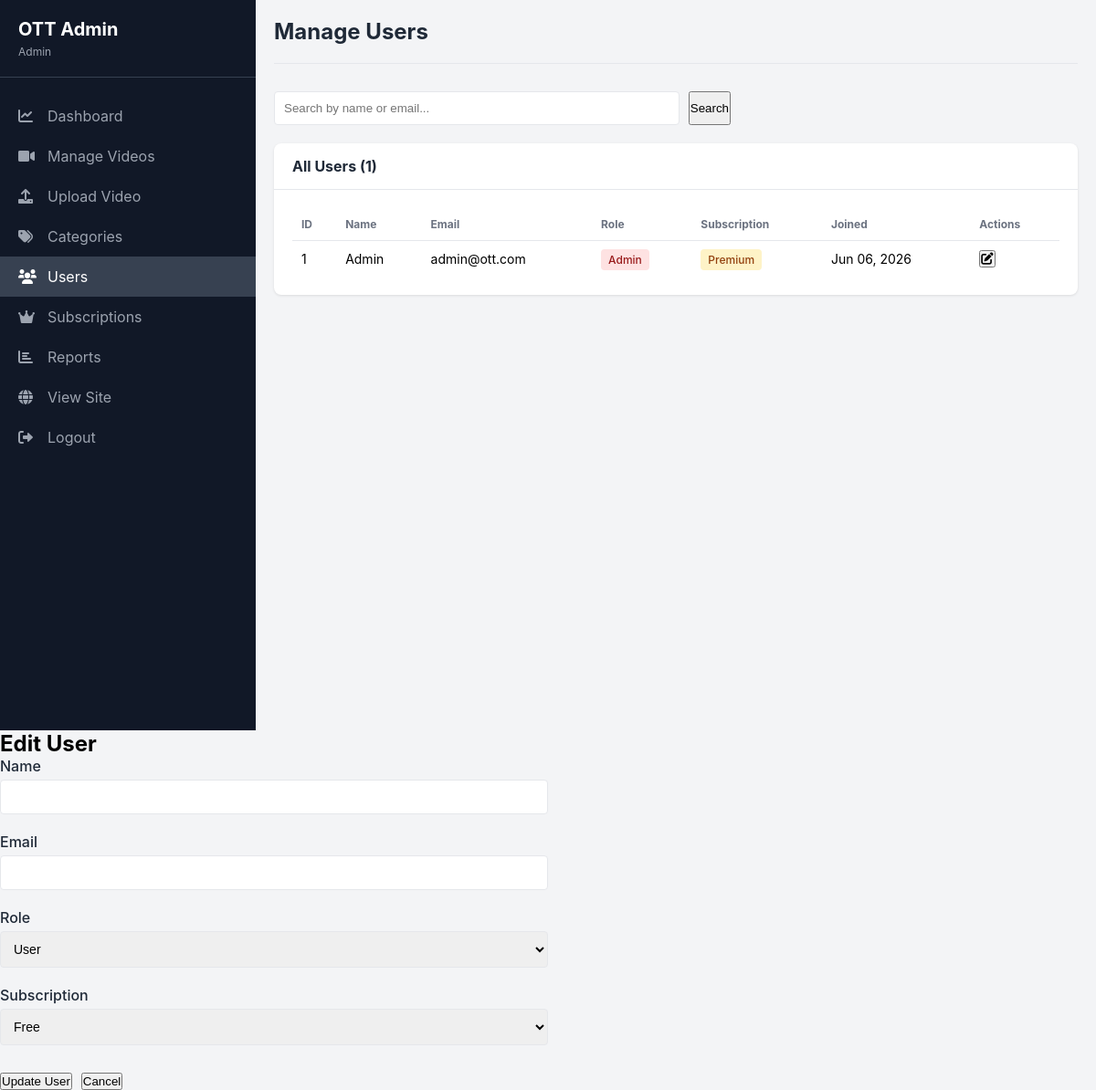
The page /admin/manage-users.php (signed in) on the database its author committed.
### tables this page shows
CREATE TABLE users (
    id INT PRIMARY KEY AUTO_INCREMENT,
    name VARCHAR(100) NOT NULL,
    email VARCHAR(100) UNIQUE NOT NULL,
    password VARCHAR(255) NOT NULL,
    avatar VARCHAR(255) NULL,
    role ENUM('user', 'admin') DEFAULT 'user',
    subscription_status ENUM('free', 'basic', 'premium') DEFAULT 'free',
    subscription_expiry DATE NULL,
    created_at TIMESTAMP DEFAULT CURRENT_TIMESTAMP
);

### admin/manage-users.php (the view, shortened to what this page needs)
<?php
require_once '../includes/functions.php';
$page = $_GET['page'] ?? 1;
$limit = 20;
$offset = ($page - 1) * $limit;
$search = $_GET['search'] ?? '';
if ($search) {
    $stmt = $db->prepare("SELECT COUNT(*) as count FROM users WHERE name LIKE ? OR email LIKE ?");
    $stmt->execute(["%$search%", "%$search%"]);
    $totalUsers = $stmt->fetch()['count'];
    $stmt = $db->prepare("SELECT * FROM users WHERE name LIKE ? OR email LIKE ? ORDER BY created_at DESC LIMIT ? OFFSET ?");
    $stmt->execute(["%$search%", "%$search%", $limit, $offset]);
    $users = $stmt->fetchAll();
} else {
    $totalUsers = $db->query("SELECT COUNT(*) as count FROM users")->fetch()['count'];
    $users = $db->query("SELECT * FROM users ORDER BY created_at DESC LIMIT $limit OFFSET $offset")->fetchAll();
}
?>
<!DOCTYPE html>
<html lang="en">
<head>
    <link rel="stylesheet" href="../assets/css/admin.css">
    <link rel="stylesheet" href="https://cdnjs.cloudflare.com/ajax/libs/font-awesome/6.0.0/css/all.min.css">
</head>
<body>
    <div class="admin-container">
        <?php include __DIR__ . '/includes/sidebar.php'; ?>
        <main class="admin-main">
            <header class="admin-header">
                <h1>Manage Users</h1>
            </header>
            <div class="search-section">
                <form method="GET" class="search-form">
                    <input type="text" name="search" placeholder="Search by name or email..."
                           value="<?php echo htmlspecialchars($search); ?>">
                    <button type="submit" class="btn btn-primary">Search</button>
                </form>
            </div>
            <div class="dashboard-card">
                <div class="card-header">
                    <h2>All Users (<?php echo $totalUsers; ?>)</h2>
                </div>
                <div class="card-body">
                    <table class="data-table">
                        <thead>
                            <tr>
                                <th>ID</th>
                                <th>Name</th>
                                <th>Email</th>
                                <th>Role</th>
                                <th>Subscription</th>
                                <th>Joined</th>
                                <th>Actions</th>
                            </tr>
                        </thead>
                        <tbody>
                            <?php foreach ($users as $user): ?>
                            <tr>
                                <td><?php echo $user['id']; ?></td>
                                <td><?php echo htmlspecialchars($user['name']); ?></td>
                                <td><?php echo htmlspecialchars($user['email']); ?></td>
                                <td>
                                    <span class="badge badge-<?php echo $user['role']; ?>">
                                        <?php echo ucfirst($user['role']); ?>
                                    </span>
                                </td>
                                <td>
                                    <span class="badge badge-<?php echo $user['subscription_status']; ?>">
                                        <?php echo ucfirst($user['subscription_status']); ?>
                                    </span>
                                </td>
                                <td><?php echo date('M d, Y', strtotime($user['created_at'])); ?></td>
                                <td>
                                    <button class="btn-icon edit-user"
                                            data-id="<?php echo $user['id']; ?>"
                                            data-name="<?php echo htmlspecialchars($user['name']); ?>"
                                            data-email="<?php echo htmlspecialchars($user['email']); ?>"
                                            data-role="<?php echo $user['role']; ?>"
                                            data-subscription="<?php echo $user['subscription_status']; ?>">
                                        <i class="fas fa-edit"></i>
                                    </button>
                                </td>
                            </tr>
                            <?php endforeach; ?>
                        </tbody>
                    </table>
                </div>
            </div>
        </main>
    </div>
    <div id="editModal" class="modal">
        <div class="modal-content">
            <h2>Edit User</h2>
            <form method="POST" class="admin-form">
                <div class="form-group">
                    <label for="edit_name">Name</label>
                    <input type="text" id="edit_name" name="name" required>
                </div>
                <div class="form-group">
                    <label for="edit_email">Email</label>
                    <input type="email" id="edit_email" name="email" required>
                </div>
                <div class="form-group">
                    <label for="edit_role">Role</label>
                    <select id="edit_role" name="role">
                        <option value="user">User</option>
                    </select>
                </div>
                <div class="form-group">
                    <label for="edit_subscription">Subscription</label>
                    <select id="edit_subscription" name="subscription_status">
                        <option value="free">Free</option>
                    </select>
                </div>
                <div class="form-actions">
                    <button type="submit" class="btn btn-primary">Update User</button>
                    <button type="button" class="btn btn-outline" onclick="closeModal()">Cancel</button>
                </div>
            </form>
        </div>
    </div>
</body>
</html>

### assets/css/admin.css (style rules this page uses)
:root { --admin-primary: #4f46e5; --admin-secondary: #6366f1; --admin-success: #10b981; --admin-danger: #ef4444; --admin-warning: #f59e0b; --admin-dark: #1f2937; --admin-darker: #111827; --admin-light: #f3f4f6; --admin-sidebar-width: 280px; }
* { margin: 0; padding: 0; box-sizing: border-box; }
body { font-family: 'Inter', sans-serif; background-color: #f3f4f6; }
.admin-container { display: flex; min-height: 100vh; }
.admin-main { flex: 1; margin-left: var(--admin-sidebar-width); padding: 20px; }
.admin-header { display: flex; justify-content: space-between; align-items: center; margin-bottom: 30px; padding-bottom: 20px; border-bottom: 1px solid #e5e7eb; }
.admin-header h1 { font-size: 24px; color: var(--admin-dark); }
.dashboard-card { background: white; border-radius: 8px; overflow: hidden; box-shadow: 0 1px 3px rgba(0, 0, 0, 0.1); }
.card-header { padding: 15px 20px; border-bottom: 1px solid #e5e7eb; display: flex; justify-content: space-between; align-items: center; }
.card-header h2 { font-size: 16px; color: var(--admin-dark); }
.card-body { padding: 20px; }
.data-table { width: 100%; border-collapse: collapse; }
.data-table th { text-align: left; padding: 10px; font-size: 12px; color: #6b7280; border-bottom: 1px solid #e5e7eb; }
.data-table td { padding: 10px; font-size: 14px; border-bottom: 1px solid #e5e7eb; }
.data-table tr:last-child td { border-bottom: none; }
.badge { padding: 4px 8px; border-radius: 4px; font-size: 12px; font-weight: 500; }
.badge-premium { background: #fef3c7; color: #92400e; }
.admin-form { max-width: 600px; }
.form-group { margin-bottom: 20px; }
.form-group label { display: block; margin-bottom: 5px; font-weight: 500; color: var(--admin-dark); }
.form-group input, .form-group select, .form-group textarea { width: 100%; padding: 10px; border: 1px solid #e5e7eb; border-radius: 4px; font-size: 14px; }
.form-actions { display: flex; gap: 10px; margin-top: 30px; }

### admin/manage-users.php (style rules this page uses)
.search-section { margin-bottom: 20px; }
.search-form { display: flex; gap: 10px; max-width: 500px; }
.search-form input { flex: 1; padding: 10px; border: 1px solid #e5e7eb; border-radius: 4px; }
.badge-admin { background: #fee2e2; color: #991b1b; }

### rows shown on the page
users: id "1", name "Admin", email "admin@ott.com", role "Admin", subscription_status "Premium", created_at "Jun 06, 2026"

### other values the page prints
$_SESSION['user_name'] "Admin"
$totalUsers "1"
